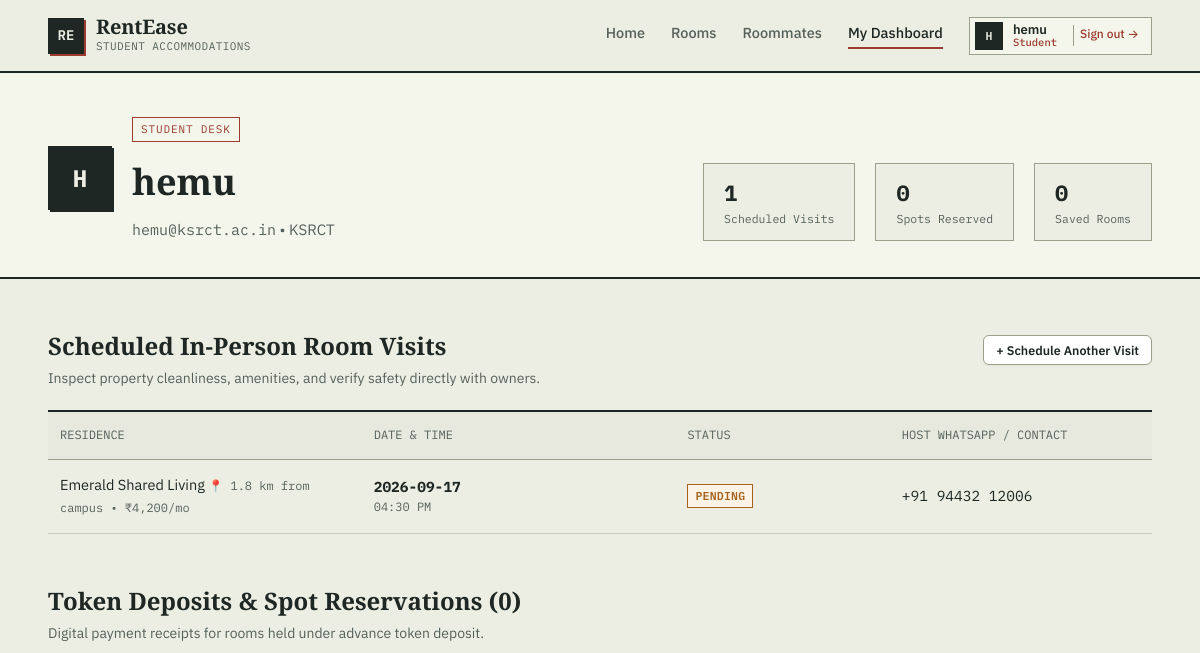
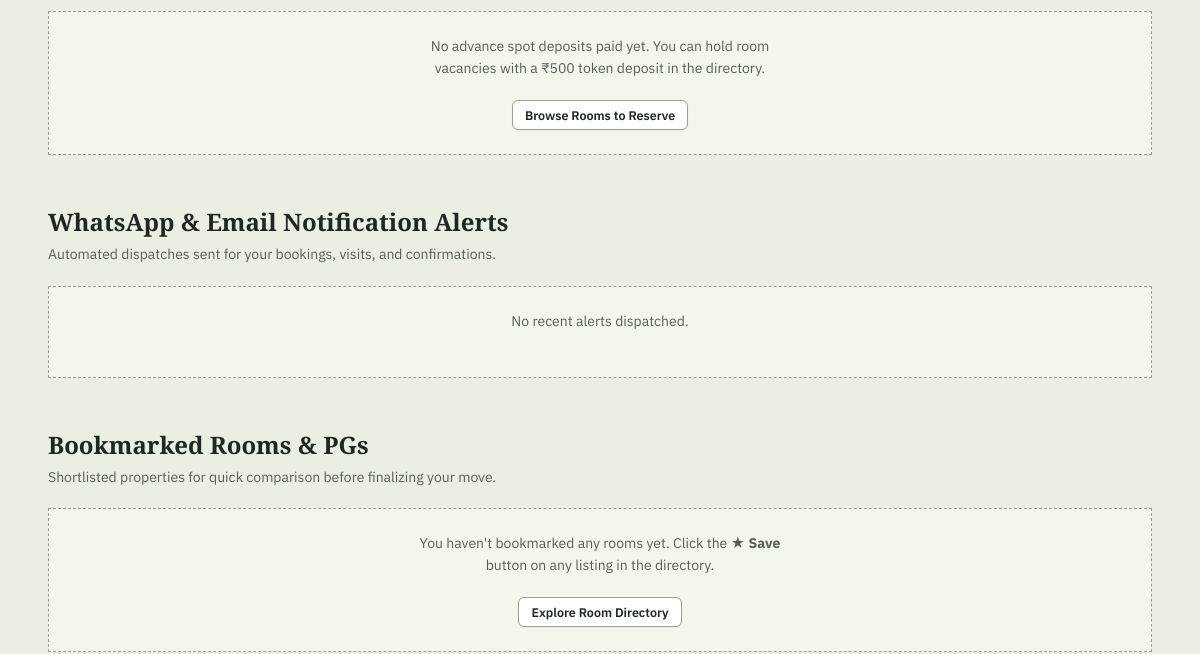
/dashboard (signed in, upper part), run on an earlier commit of the app's database (2 pictures, top to bottom).
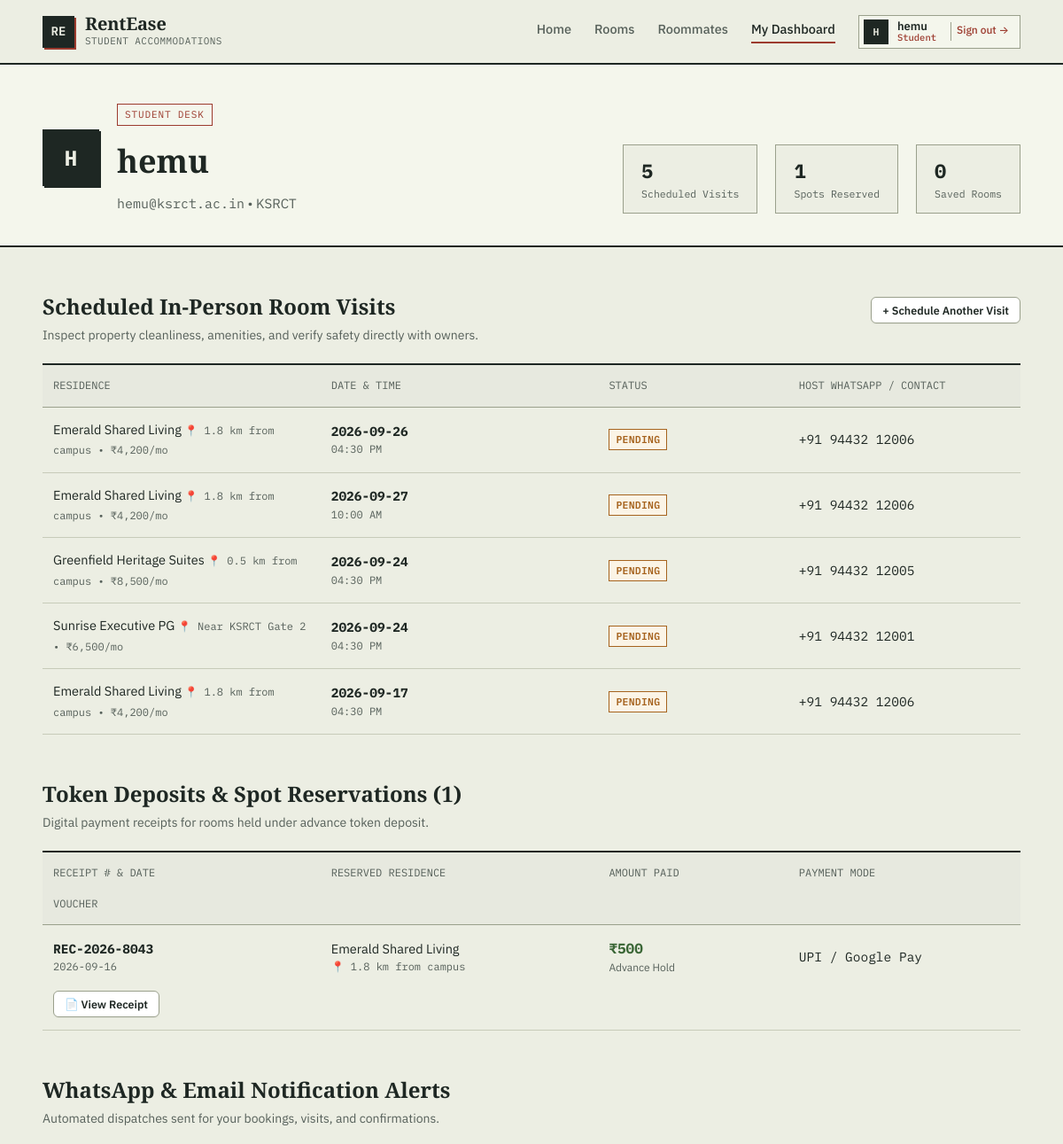
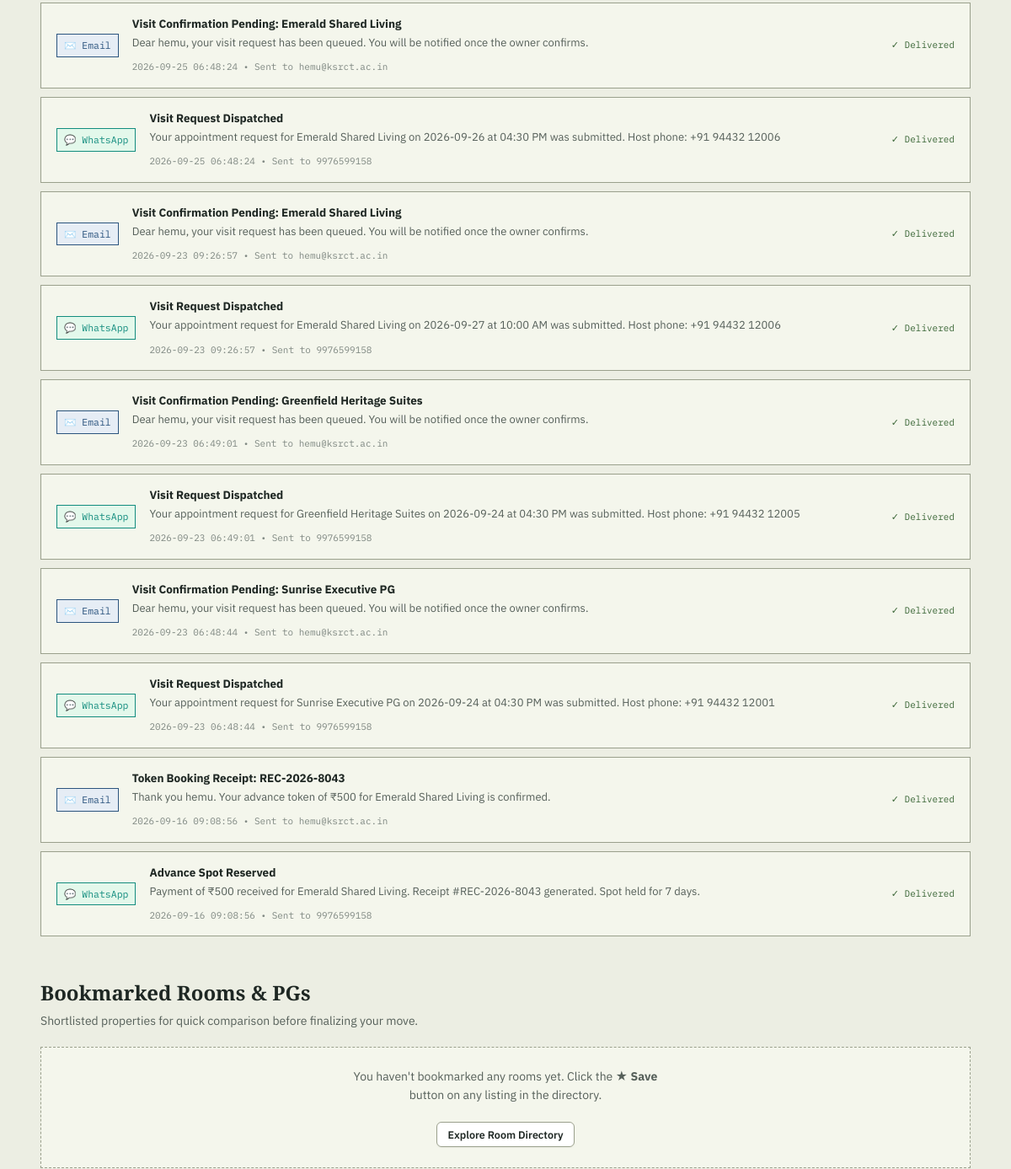
And on a later commit of the database (2 pictures, top to bottom).
### tables this page shows
CREATE TABLE visit_requests (
        id INTEGER PRIMARY KEY AUTOINCREMENT,
        listing_id INTEGER NOT NULL,
        user_id INTEGER NOT NULL,
        visit_date TEXT NOT NULL,
        visit_time TEXT NOT NULL,
        message TEXT,
        status TEXT NOT NULL DEFAULT 'Pending', -- 'Pending', 'Confirmed', 'Declined'
        created_at TIMESTAMP DEFAULT CURRENT_TIMESTAMP,
        FOREIGN KEY (listing_id) REFERENCES listings (id) ON DELETE CASCADE,
        FOREIGN KEY (user_id) REFERENCES users (id) ON DELETE CASCADE
    );

CREATE TABLE listings (
        id INTEGER PRIMARY KEY AUTOINCREMENT,
        name TEXT NOT NULL,
        area TEXT NOT NULL,
        address TEXT NOT NULL,
        rent_monthly INTEGER NOT NULL,
        deposit INTEGER NOT NULL DEFAULT 0,
        room_type TEXT NOT NULL, -- 'Single', 'Double', 'Triple'
        gender_pref TEXT NOT NULL, -- 'Boys', 'Girls', 'Any'
        amenities TEXT NOT NULL, -- comma separated: 'WiFi, Food, AC, Power Backup'
        status TEXT NOT NULL DEFAULT 'Vacant', -- 'Vacant', '1 spot left', 'Occupied'
        status_kind TEXT NOT NULL DEFAULT 'open', -- 'open', 'low', 'full'
        rating REAL NOT NULL DEFAULT 4.5,
        reviews_count INTEGER NOT NULL DEFAULT 12,
        description TEXT,
        image_url TEXT,
        contact_phone TEXT,
        owner_id INTEGER,
        created_at TIMESTAMP DEFAULT CURRENT_TIMESTAMP, images TEXT,
        FOREIGN KEY (owner_id) REFERENCES users (id) ON DELETE SET NULL
    );

CREATE TABLE payments (
        id INTEGER PRIMARY KEY AUTOINCREMENT,
        payment_id TEXT UNIQUE NOT NULL,
        user_id INTEGER NOT NULL,
        listing_id INTEGER NOT NULL,
        amount INTEGER NOT NULL,
        payment_method TEXT NOT NULL, -- 'UPI / Google Pay', 'Credit/Debit Card', 'Net Banking'
        payment_details TEXT,        -- UPI ID or Masked Card
        status TEXT NOT NULL DEFAULT 'Success',
        receipt_number TEXT NOT NULL,
        created_at TIMESTAMP DEFAULT CURRENT_TIMESTAMP,
        FOREIGN KEY (user_id) REFERENCES users (id) ON DELETE CASCADE,
        FOREIGN KEY (listing_id) REFERENCES listings (id) ON DELETE CASCADE
    );

CREATE TABLE notifications (
        id INTEGER PRIMARY KEY AUTOINCREMENT,
        user_id INTEGER NOT NULL,
        title TEXT NOT NULL,
        message TEXT NOT NULL,
        channel TEXT NOT NULL, -- 'WhatsApp', 'Email', 'System'
        recipient_contact TEXT,
        status TEXT NOT NULL DEFAULT 'Delivered',
        created_at TIMESTAMP DEFAULT CURRENT_TIMESTAMP,
        FOREIGN KEY (user_id) REFERENCES users (id) ON DELETE CASCADE
    );

### app.py (the view)
@app.route("/dashboard")
@login_required
def student_dashboard():
    conn = get_db_connection()
    user_id = session["user_id"]
    visits = conn.execute("""
        SELECT vr.*, l.name as listing_name, l.area, l.rent_monthly, l.contact_phone
        FROM visit_requests vr
        JOIN listings l ON vr.listing_id = l.id
        WHERE vr.user_id = ?
        ORDER BY vr.id DESC
    """, (user_id,)).fetchall()
    saved = conn.execute("""
        SELECT l.*
        FROM saved_listings sl
        JOIN listings l ON sl.listing_id = l.id
        WHERE sl.user_id = ?
        ORDER BY sl.created_at DESC
    """, (user_id,)).fetchall()
    payments = conn.execute("""
        SELECT p.*, l.name as listing_name, l.area, l.rent_monthly
        FROM payments p
        JOIN listings l ON p.listing_id = l.id
        WHERE p.user_id = ?
        ORDER BY p.id DESC
    """, (user_id,)).fetchall()
    notifications = conn.execute("""
        SELECT * FROM notifications
        WHERE user_id = ?
        ORDER BY id DESC LIMIT 10
    """, (user_id,)).fetchall()
    roommate_profile = conn.execute("SELECT * FROM roommate_profiles WHERE user_id = ?", (user_id,)).fetchone()
    conn.close()
    return render_template(
        "dashboard/student.html",
        visits=visits,
        saved_listings=saved,
        payments=payments,
        notifications=notifications,
        roommate_profile=roommate_profile
    )

### app.py (called while the page is built)
@app.context_processor
def inject_current_user():
    user = None
    if "user_id" in session:
        conn = get_db_connection()
        user = conn.execute("SELECT id, name, email, role, college, phone, avatar_initials FROM users WHERE id = ?", (session["user_id"],)).fetchone()
        conn.close()
    return {"current_user": user}

def login_required(f):
    @wraps(f)
    def decorated_function(*args, **kwargs):
        if "user_id" not in session:
            flash("Please sign in to access this feature.", "warning")
            return redirect(url_for("login", next=request.url))
        return f(*args, **kwargs)
    return decorated_function

### db.py (called while the page is built)
def get_db_connection():
    conn = sqlite3.connect(DB_PATH)
    conn.row_factory = sqlite3.Row
    conn.execute("PRAGMA foreign_keys = ON;")
    return conn

### templates/dashboard/student.html (shortened to what the changed rows need)
{% extends "base.html" %}
{% block content %}
<div class="page-header">
  <div class="wrap">
    <div class="page-header-content">
      <div class="student-profile-summary">
        <div>
          <h1>{{ current_user.name }}</h1>
        </div>
      </div>
      <div class="dashboard-stats-strip">
        <div class="dash-stat">
          <span class="dash-stat-val mono">{{ visits|length }}</span>
          <span class="dash-stat-label">Scheduled Visits</span>
        </div>
        <div class="dash-stat">
          <span class="dash-stat-val mono">{{ payments|length }}</span>
          <span class="dash-stat-label">Spots Reserved</span>
        </div>
      </div>
    </div>
  </div>
</div>
<div class="dashboard-content">
  <div class="wrap">
    <div class="dash-section">
      <div class="dash-section-head">
        <div>
          <h2>Scheduled In-Person Room Visits</h2>
        </div>
      </div>
      {% if visits %}
        <div class="register">
          {% for v in visits %}
          <div class="register-row">
            <div>
              <span class="reg-name">{{ v.listing_name }}</span>
              <span class="reg-sub mono">📍 {{ v.area }} &bull; ₹{{ "{:,}".format(v.rent_monthly) }}/mo</span>
            </div>
            <div class="mono">
              <strong>{{ v.visit_date }}</strong>
              <div class="reg-sub">{{ v.visit_time }}</div>
            </div>
            <div>
              <span class="status-tag {% if v.status == 'Confirmed' %}status-open{% elif v.status == 'Declined' %}status-full{% else %}status-low{% endif %}">
                {{ v.status }}
              </span>
            </div>
            <div>
              <span class="mono">{{ v.contact_phone or '+91 94432 12000' }}</span>
            </div>
          </div>
          {% endfor %}
        </div>
      {% else %}
        <div class="empty-state-card small">
          <p>No room visits scheduled yet. Browse available rooms and reserve your preferred time slot.</p>
          <a href="{{ url_for('listings') }}" class="btn btn-primary btn-sm">Find Rooms to Visit</a>
        </div>
      {% endif %}
    </div>
    <div class="dash-section">
      <div class="dash-section-head">
        <div>
          <h2>Token Deposits & Spot Reservations ({{ payments|length }})</h2>
          <p class="section-sub">Digital payment receipts for rooms held under advance token deposit.</p>
        </div>
      </div>
      {% if payments %}
        <div class="register">
          <div class="register-head payment-head">
            <span>Receipt # & Date</span>
            <span>Reserved Residence</span>
            <span>Amount Paid</span>
            <span>Payment Mode</span>
            <span>Voucher</span>
          </div>
          {% for p in payments %}
          <div class="register-row payment-row">
            <div>
              <strong class="mono">{{ p.receipt_number }}</strong>
              <div class="reg-sub mono">{{ p.created_at[:10] }}</div>
            </div>
            <div>
              <span class="reg-name">{{ p.listing_name }}</span>
              <div class="reg-sub mono">📍 {{ p.area }}</div>
            </div>
            <div>
              <strong class="mono" style="color: var(--stamp-green); font-size: 16px;">₹{{ p.amount }}</strong>
              <div class="reg-sub">Advance Hold</div>
            </div>
            <div>
              <span class="mono">{{ p.payment_method }}</span>
            </div>
            <div>
              <button
                type="button"
                class="btn btn-sm btn-ghost"
                onclick="loadAndShowReceipt('{{ p.payment_id }}')"
              >
                📄 View Receipt
              </button>
            </div>
          </div>
          {% endfor %}
        </div>
      {% else %}
        <div class="empty-state-card small">
          <p>No advance spot deposits paid yet. You can hold room vacancies with a ₹500 token deposit in the directory.</p>
          <a href="{{ url_for('listings') }}" class="btn btn-ghost btn-sm">Browse Rooms to Reserve</a>
        </div>
      {% endif %}
    </div>
    <div class="dash-section">
      <div class="dash-section-head">
        <div>
          <h2>WhatsApp & Email Notification Alerts</h2>
        </div>
      </div>
      {% if notifications %}
        <div class="notification-feed">
          {% for n in notifications %}
          <div class="notification-item">
            <div class="notif-channel-badge {% if n.channel == 'WhatsApp' %}notif-wa{% elif n.channel == 'Email' %}notif-email{% else %}notif-sys{% endif %}">
              {% if n.channel == 'WhatsApp' %}💬 WhatsApp{% elif n.channel == 'Email' %}✉️ Email{% else %}ℹ️ System{% endif %}
            </div>
            <div class="notif-content">
              <strong class="notif-title">{{ n.title }}</strong>
              <p class="notif-msg">{{ n.message }}</p>
              <span class="notif-time mono">{{ n.created_at }} &bull; Sent to {{ n.recipient_contact }}</span>
            </div>
            <span class="notif-status-pill mono">✓ {{ n.status }}</span>
          </div>
          {% endfor %}
        </div>
      {% else %}
        <div class="empty-state-card small">
          <p>No recent alerts dispatched.</p>
        </div>
      {% endif %}
    </div>
    <div class="dash-section">
      <div class="dash-section-head">
        <div>
          <h2>Bookmarked Rooms & PGs</h2>
        </div>
      </div>
    </div>
  </div>
</div>
{% endblock %}

What changed in the data, as far as the page shows it:
added visit_requests: listing_name "Emerald Shared Living", area "1.8 km from campus", {{ "{:,}".format(v.rent_monthly) }} "4,200", visit_date "2026-09-26", visit_time "04:30 PM", status "PENDING", contact_phone "+91 94432 12006"
added visit_requests: listing_name "Emerald Shared Living", area "1.8 km from campus", {{ "{:,}".format(v.rent_monthly) }} "4,200", visit_date "2026-09-27", visit_time "10:00 AM", status "PENDING", contact_phone "+91 94432 12006"
added visit_requests: listing_name "Greenfield Heritage Suites", area "0.5 km from campus", visit_date "2026-09-24", visit_time "04:30 PM", status "PENDING", contact_phone "+91 94432 12005"
now on this page (row edited): listings: rent_monthly "8,500"
added visit_requests: listing_name "Sunrise Executive PG", area "Near KSRCT Gate 2", visit_date "2026-09-24", visit_time "04:30 PM", status "PENDING", contact_phone "+91 94432 12001"
now on this page (row edited): listings: rent_monthly "6,500"
added payments: receipt_number "REC-2026-8043", created_at "2026-09-16", listing_name "Emerald Shared Living", area "1.8 km from campus", amount "500", payment_method "UPI / Google Pay"
added notifications: channel "✉️ Email", title "Visit Confirmation Pending: Emerald Shared Living", message "Dear hemu, your visit request has been queued. You will be notified once the owner confirms.", created_at "2026-09-25 06:48:24", recipient_contact "hemu@ksrct.ac.in", status "Delivered"
added notifications: channel "💬 WhatsApp", title "Visit Request Dispatched", message "Your appointment request for Emerald Shared Living on 2026-09-26 at 04:30 PM was submitted. Host phone: +91 94432 12006", created_at "2026-09-25 06:48:24", recipient_contact "9976599158", status "Delivered"
added notifications: channel "✉️ Email", title "Visit Confirmation Pending: Emerald Shared Living", message "Dear hemu, your visit request has been queued. You will be notified once the owner confirms.", created_at "2026-09-23 09:26:57", recipient_contact "hemu@ksrct.ac.in", status "Delivered"
added notifications: channel "💬 WhatsApp", title "Visit Request Dispatched", message "Your appointment request for Emerald Shared Living on 2026-09-27 at 10:00 AM was submitted. Host phone: +91 94432 12006", created_at "2026-09-23 09:26:57", recipient_contact "9976599158", status "Delivered"
added notifications: channel "✉️ Email", title "Visit Confirmation Pending: Greenfield Heritage Suites", message "Dear hemu, your visit request has been queued. You will be notified once the owner confirms.", created_at "2026-09-23 06:49:01", recipient_contact "hemu@ksrct.ac.in", status "Delivered"
added notifications: channel "💬 WhatsApp", title "Visit Request Dispatched", message "Your appointment request for Greenfield Heritage Suites on 2026-09-24 at 04:30 PM was submitted. Host phone: +91 94432 12005", created_at "2026-09-23 06:49:01", recipient_contact "9976599158", status "Delivered"
added notifications: channel "✉️ Email", title "Visit Confirmation Pending: Sunrise Executive PG", message "Dear hemu, your visit request has been queued. You will be notified once the owner confirms.", created_at "2026-09-23 06:48:44", recipient_contact "hemu@ksrct.ac.in", status "Delivered"
added notifications: channel "💬 WhatsApp", title "Visit Request Dispatched", message "Your appointment request for Sunrise Executive PG on 2026-09-24 at 04:30 PM was submitted. Host phone: +91 94432 12001", created_at "2026-09-23 06:48:44", recipient_contact "9976599158", status "Delivered"
added notifications: channel "✉️ Email", title "Token Booking Receipt: REC-2026-8043", message "Thank you hemu. Your advance token of ₹500 for Emerald Shared Living is confirmed.", created_at "2026-09-16 09:08:56", recipient_contact "hemu@ksrct.ac.in", status "Delivered"
added notifications: channel "💬 WhatsApp", title "Advance Spot Reserved", message "Payment of ₹500 received for Emerald Shared Living. Receipt #REC-2026-8043 generated. Spot held for 7 days.", created_at "2026-09-16 09:08:56", recipient_contact "9976599158", status "Delivered"
Also different on the page:
{{ visits|length }}: "1" → "5"
{{ payments|length }}: "0" → "1"
text no longer shown: "No advance spot deposits paid yet. You can hold room vacancies with a ₹500 token deposit in the directory. Browse Rooms to Reserve No recent alerts dispatched."
text now shown: "RECEIPT # & DATE RESERVED RESIDENCE AMOUNT PAID PAYMENT MODE VOUCHER"
